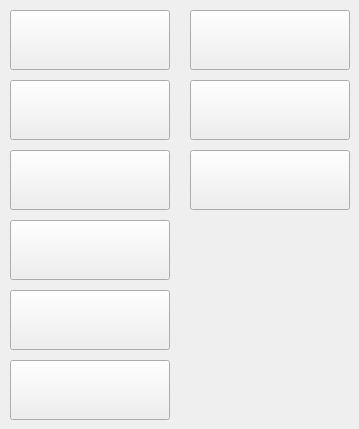
   <widget class="QWidget" name="tab_S_bis_Z">
    <attribute name="title">
     <string>Websides von S bis Z</string>
    </attribute>
    <widget class="QPushButton" name="Btn_WTFPass">
     <property name="geometry">
      <rect>
       <x>10</x>
       <y>10</y>
       <width>160</width>
       <height>60</height>
      </rect>
     </property>
     <property name="sizePolicy">
      <sizepolicy hsizetype="Minimum" vsizetype="Fixed">
       <horstretch>0</horstretch>
       <verstretch>0</verstretch>
      </sizepolicy>
     </property>
     <property name="font">
      <font>
       <pointsize>18</pointsize>
      </font>
     </property>
     <property name="whatsThis">
      <string>WTFPass</string>
     </property>
     <property name="styleSheet">
      <string notr="true">background-image: url(:/gui/resource_collection_files/Logos/studios/WTFPass/WTFPass_160x60.png)



</string>
     </property>
     <property name="text">
      <string/>
     </property>
    </widget>
    <widget class="QPushButton" name="Btn_Straplezz">
     <property name="geometry">
      <rect>
       <x>10</x>
       <y>80</y>
       <width>160</width>
       <height>60</height>
      </rect>
     </property>
     <property name="whatsThis">
      <string>Straplezz</string>
     </property>
     <property name="styleSheet">
      <string notr="true">background-image: url(:/gui/resource_collection_files/Logos/studios/Straplezz/straplezz_160x60.png);</string>
     </property>
     <property name="text">
      <string/>
     </property>
    </widget>
    <widget class="QPushButton" name="Btn_TeamSkeet">
     <property name="geometry">
      <rect>
       <x>190</x>
       <y>10</y>
       <width>160</width>
       <height>60</height>
      </rect>
     </property>
     <property name="font">
      <font>
       <pointsize>18</pointsize>
      </font>
     </property>
     <property name="whatsThis">
      <string>TeamSkeet</string>
     </property>
     <property name="styleSheet">
      <string notr="true">background-image: url(:/gui/resource_collection_files/Logos/studios/TeamSkeet/TeamSkeet_160x60.jpg);

</string>
     </property>
     <property name="text">
      <string/>
     </property>
    </widget>
    <widget class="QPushButton" name="Btn_TMW">
     <property name="geometry">
      <rect>
       <x>10</x>
       <y>150</y>
       <width>160</width>
       <height>60</height>
      </rect>
     </property>
     <property name="font">
      <font>
       <pointsize>18</pointsize>
      </font>
     </property>
     <property name="whatsThis">
      <string>TMW</string>
     </property>
     <property name="styleSheet">
      <string notr="true">background-image: url(:/gui/resource_collection_files/Logos/studios/TMW/TMW_160x60.jpg);

</string>
     </property>
     <property name="text">
      <string/>
     </property>
    </widget>
    <widget class="QPushButton" name="Btn_ThatSitcomShow">
     <property name="geometry">
      <rect>
       <x>190</x>
       <y>80</y>
       <width>160</width>
       <height>60</height>
      </rect>
     </property>
     <property name="font">
      <font>
       <pointsize>18</pointsize>
      </font>
     </property>
     <property name="whatsThis">
      <string>ThatSitcomShow</string>
     </property>
     <property name="styleSheet">
      <string notr="true">background-image: url(:/gui/resource_collection_files/Logos/studios/ThatSitcomShow/ThatSitcomShow_160x60.png);

</string>
     </property>
     <property name="text">
      <string/>
     </property>
    </widget>
    <widget class="QPushButton" name="Btn_SweetSinners">
     <property name="geometry">
      <rect>
       <x>10</x>
       <y>220</y>
       <width>160</width>
       <height>60</height>
      </rect>
     </property>
     <property name="font">
      <font>
       <pointsize>18</pointsize>
      </font>
     </property>
     <property name="whatsThis">
      <string>SweetSinners</string>
     </property>
     <property name="styleSheet">
      <string notr="true">background-image: url(:/gui/resource_collection_files/Logos/studios/SweetSinners/SweetSinners_160x60.png);
</string>
     </property>
     <property name="text">
      <string/>
     </property>
    </widget>
    <widget class="QPushButton" name="Btn_PureTaboo">
     <property name="geometry">
      <rect>
       <x>10</x>
       <y>290</y>
       <width>160</width>
       <height>60</height>
      </rect>
     </property>
     <property name="font">
      <font>
       <pointsize>18</pointsize>
      </font>
     </property>
     <property name="whatsThis">
      <string>PureTaboo</string>
     </property>
     <property name="styleSheet">
      <string notr="true">background-image: url(:/gui/resource_collection_files/Logos/studios/PureTaboo/PureTaboo_160x60.png);
</string>
     </property>
     <property name="text">
      <string/>
     </property>
    </widget>
    <widget class="QPushButton" name="Btn_StepSiblings">
     <property name="geometry">
      <rect>
       <x>190</x>
       <y>150</y>
       <width>160</width>
       <height>60</height>
      </rect>
     </property>
     <property name="font">
      <font>
       <pointsize>18</pointsize>
      </font>
     </property>
     <property name="whatsThis">
      <string>StepSiblings</string>
     </property>
     <property name="styleSheet">
      <string notr="true">background-image: url(:/gui/resource_collection_files/Logos/studios/StepSibling/StepSibling_160x60.png);
</string>
     </property>
     <property name="text">
      <string/>
     </property>
    </widget>
    <widget class="QPushButton" name="Btn_SeeHIMfuck">
     <property name="geometry">
      <rect>
       <x>10</x>
       <y>360</y>
       <width>160</width>
       <height>60</height>
      </rect>
     </property>
     <property name="font">
      <font>
       <pointsize>18</pointsize>
      </font>
     </property>
     <property name="toolTip">
      <string>SeeHIMfuck</string>
     </property>
     <property name="whatsThis">
      <string>SeeHIMFuck</string>
     </property>
     <property name="styleSheet">
      <string notr="true">background-image: url(:/gui/resource_collection_files/Logos/studios/HussiePass/SeeHIMFuck/SeeHIMFuck_160x60.jpg);</string>
     </property>
     <property name="text">
      <string/>
     </property>
    </widget>
   </widget>
